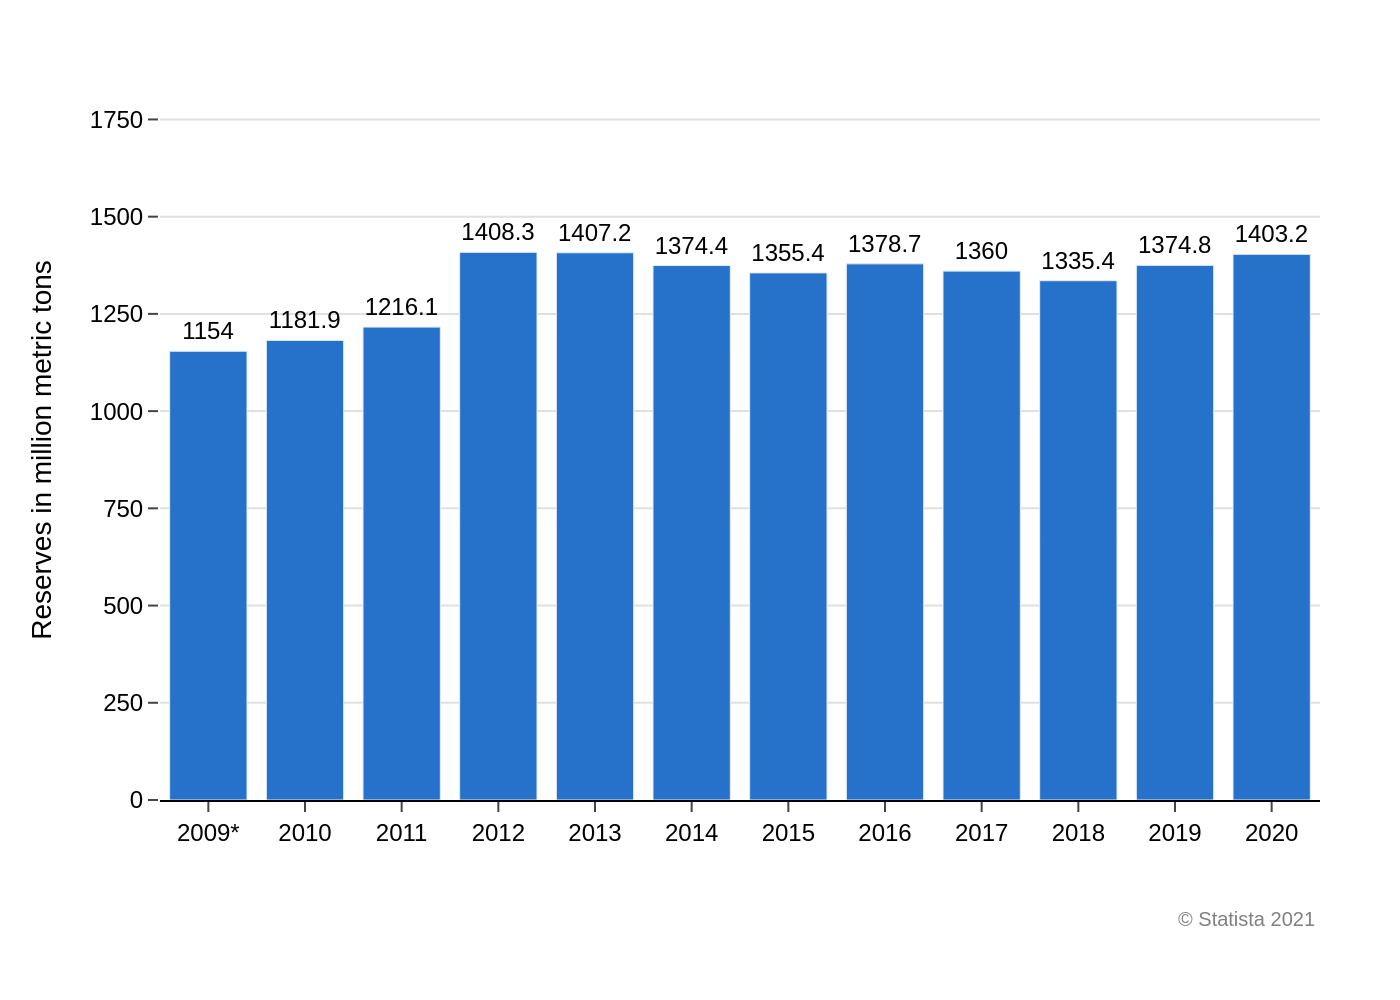

This chart was generated by the following Python code:
import sys
import json
import os
import plotly.graph_objects as go

if len(sys.argv) != 2:
    print("Usage: python script.py <path_to_json_file>")
    sys.exit(1)

json_path = sys.argv[1]

try:
    with open(json_path, 'r', encoding='utf-8') as f:
        chart_info = json.load(f)
except FileNotFoundError:
    print(f"Error: JSON file not found at {json_path}")
    sys.exit(1)
except json.JSONDecodeError:
    print(f"Error: Could not decode JSON from {json_path}")
    sys.exit(1)

chart_data = chart_info.get('chart_data', [])
texts = chart_info.get('texts', {})
colors = chart_info.get('colors', [])

x_values = [item['x'] for item in chart_data]
y_values = [item['y'] for item in chart_data]

fig = go.Figure()

fig.add_trace(go.Bar(
    x=x_values,
    y=y_values,
    text=y_values,
    textposition='outside',
    marker_color=colors[0] if colors else None,
    textfont=dict(family="Arial", size=12, color='black'),
    cliponaxis=False
))

# Combine source and note for the footer
source_text = texts.get('source')
note_text = texts.get('note')
footer_elements = [text for text in [source_text, note_text] if text]
footer_html = "<br>".join(footer_elements)

fig.update_layout(
    font=dict(family="Arial", size=12, color='black'),
    title_text=texts.get('title'),
    yaxis_title_text=texts.get('y_axis_title'),
    xaxis_title_text=texts.get('x_axis_title'),
    showlegend=False,
    plot_bgcolor='white',
    paper_bgcolor='white',
    xaxis=dict(
        type='category',
        categoryorder='array',
        categoryarray=x_values,
        showgrid=False,
        showline=True,
        linecolor='black',
        linewidth=1,
        ticks='outside',
        tickfont=dict(family="Arial", size=12)
    ),
    yaxis=dict(
        range=[0, 1800],
        dtick=250,
        showgrid=True,
        gridcolor='#e0e0e0',
        gridwidth=1,
        showline=False,
        ticks='outside',
        tickfont=dict(family="Arial", size=12)
    ),
    margin=dict(l=80, r=40, t=50, b=100),
)

if footer_html:
    fig.add_annotation(
        text=footer_html,
        align='right',
        showarrow=False,
        xref='paper',
        yref='paper',
        x=1,
        y=-0.15,
        xanchor='right',
        yanchor='top',
        font=dict(family="Arial", size=10, color='grey')
    )

base_filename = os.path.splitext(os.path.basename(json_path))[0]
output_filename = f"{base_filename}.png"

fig.write_image(output_filename, scale=2)

print(f"Chart saved to {output_filename}")
